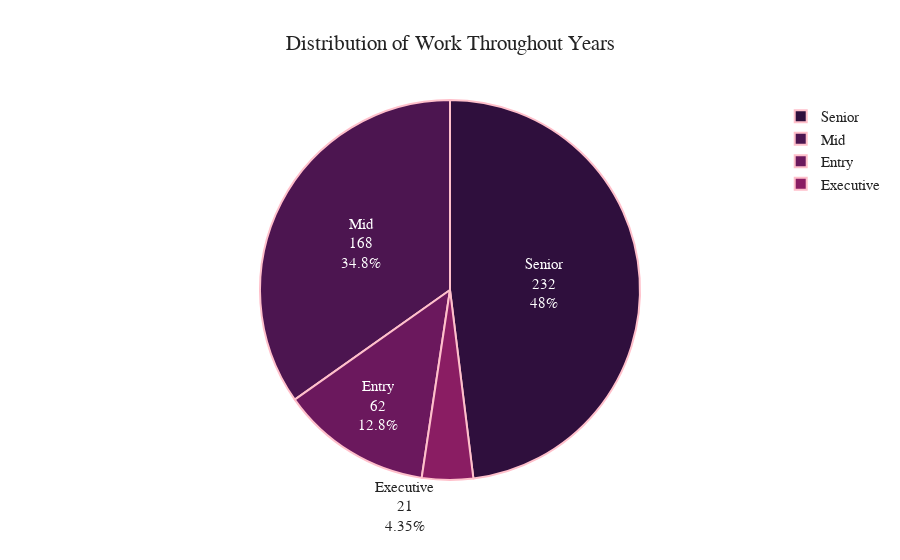

The cell this chart's notebook holds for it:
### Markdown cell above
**Distribution of Experience Level
included both total count and percentage of whole workforce**

### Code cell
experience_level = salary_df['experience_level'].value_counts()

fig = px.pie(values = experience_level.values, 
             names = experience_level.index,
             color_discrete_sequence = px.colors.sequential.matter_r, 
             title = 'Distribution of Work Throughout Years', 
             template = 'seaborn')

fig.update_traces(textinfo = 'value+label+percent', textfont_size = 15, 
                  marker = dict(line = dict(color = '#100000', width = 0.2)))

fig.data[0].marker.line.width = 2
fig.data[0].marker.line.color = 'pink'
fig.update_layout(
    font = dict(size = 15, family = "Franklin Gothic"))

fig.show()

### Figure 1 — Plotly figure (JSON) as saved in the notebook; plotly's stock layout.template omitted (floating-point values rounded to 4 significant figures)
{"data": [{"domain": {"x": [0, 1], "y": [0, 1]}, "hovertemplate": "label=%{label}<br>value=%{value}<extra></extra>", "labels": ["Senior", "Mid", "Entry", "Executive"], "legendgroup": "", "marker": {"line": {"color": "pink", "width": 2}}, "name": "", "showlegend": true, "textfont": {"size": 15}, "textinfo": "value+label+percent", "type": "pie", "values": [232, 168, 62, 21]}], "layout": {"autosize": true, "font": {"family": "Franklin Gothic", "size": 15}, "legend": {"tracegroupgap": 0}, "piecolorway": ["rgb(47, 15, 61)", "rgb(76, 21, 80)", "rgb(107, 24, 93)", "rgb(138, 29, 99)", "rgb(168, 40, 96)", "rgb(195, 56, 90)", "rgb(216, 80, 83)", "rgb(231, 109, 84)", "rgb(240, 142, 98)", "rgb(246, 173, 119)", "rgb(250, 205, 145)", "rgb(253, 237, 176)"], "title": {"text": "Distribution of Work Throughout Years"}}}
